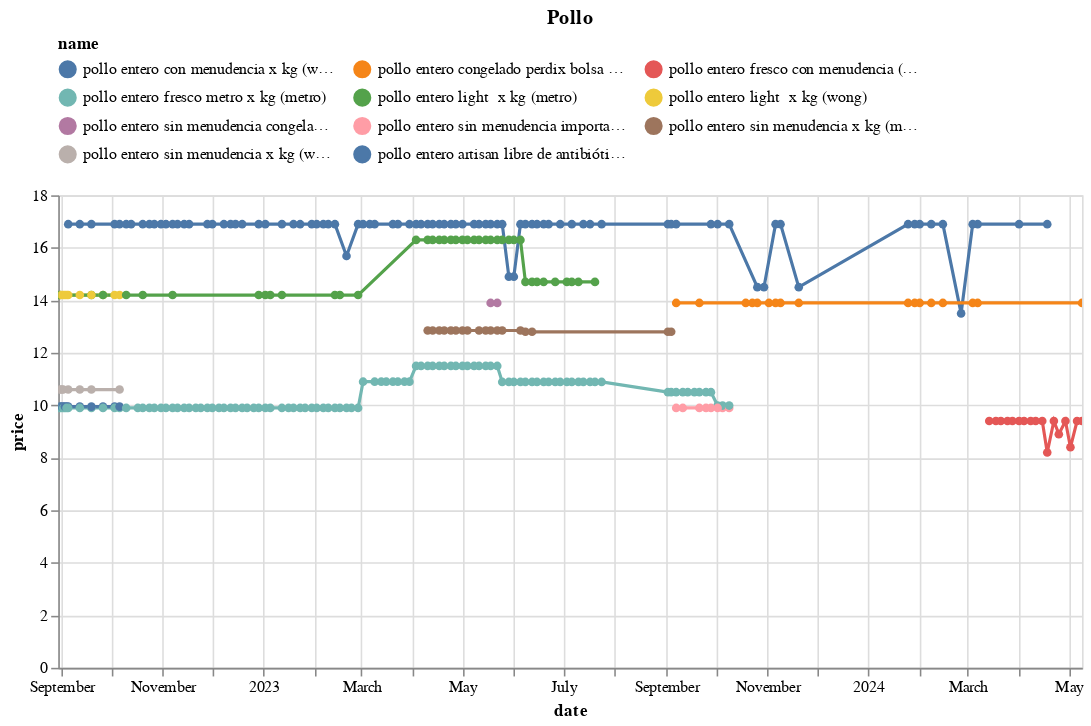

The notebook cell this image was saved under:
### Code cell
(df
 .loc[df.name.isin(names)]
 .pipe(alt.Chart)
 .mark_line(point=True)
 .encode(x='date', y='price', color='name', tooltip=['name','price'])
 .properties(width=650, title='Pollo')
 .interactive()
 .configure_legend(orient='top', columns=3)
)

### Figure 1 — Vega-Lite specification as saved in the notebook (floating-point values rounded to 4 significant figures; data arrays with more than 128 entries replaced by an {"elided": "..."} marker saying what was removed)
{"config": {"view": {"continuousWidth": 300, "continuousHeight": 300}, "legend": {"columns": 3, "orient": "top"}}, "data": {"name": "data-c89613e448f9d6314c5c64b4b2c39cb9"}, "mark": {"type": "line", "point": true}, "encoding": {"color": {"field": "name", "type": "nominal"}, "tooltip": [{"field": "name", "type": "nominal"}, {"field": "price", "type": "quantitative"}], "x": {"field": "date", "type": "temporal"}, "y": {"field": "price", "type": "quantitative"}}, "params": [{"name": "param_13", "select": {"type": "interval", "encodings": ["x", "y"]}, "bind": "scales"}], "title": "Pollo", "width": 650, "$schema": "https://vega.github.io/schema/vega-lite/v5.17.0.json", "datasets": {"data-c89613e448f9d6314c5c64b4b2c39cb9": {"elided": "325 records"}}}
